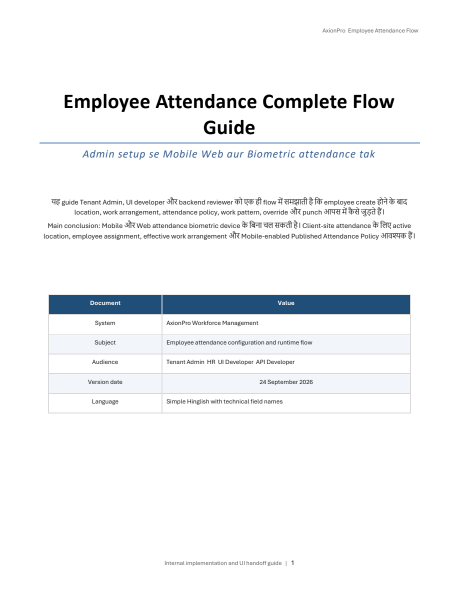
#> input picture docs/generated/attendance-flow-render-v2/page-1.png, 918 x 1188 px (shown at 1/2 size); its folder holds only this picture in this run
$ python contact.py
#> lines starting #> are read from the running program, lines starting #| are printed output that depends on the picture
from PIL import Image,ImageDraw
from pathlib import Path
p=Path(r'C:\AxionProCodeBase\QuecksilberTechnologies\docs\generated\attendance-flow-render-v2')
files=sorted(p.glob('page-*.png'),key=lambda x:int(x.stem.split('-')[1])); cells=[]
for i,f in enumerate(files,1):
 im=Image.open(f).convert('RGB'); im.thumbnail((360,510)); c=Image.new('RGB',(380,550),'white'); c.paste(im,((380-im.width)//2,25)); ImageDraw.Draw(c).text((10,5),f'Page {i}',fill='black'); cells.append(c)
#> further down, im is the input picture: PIL image 918x1188 RGB; mean R, G, B 243.3, 244.8, 246.2
#> after `im.thumbnail((360, 510))`:
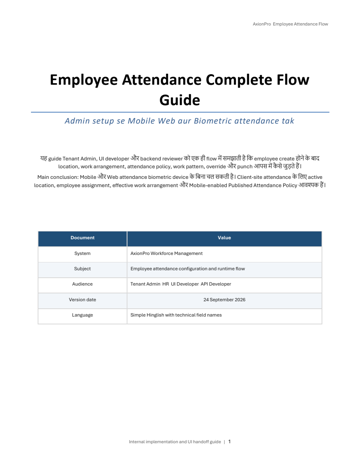
#> im: PIL image 360x466 RGB; mean R, G, B 243.2, 244.7, 246.1
#> after `c = Image.new('RGB', (380, 550), 'white')`: c: PIL image 380x550 RGB; every value is 255
#> after `c.paste(im, ((380 - im.width) // 2, 25))`:
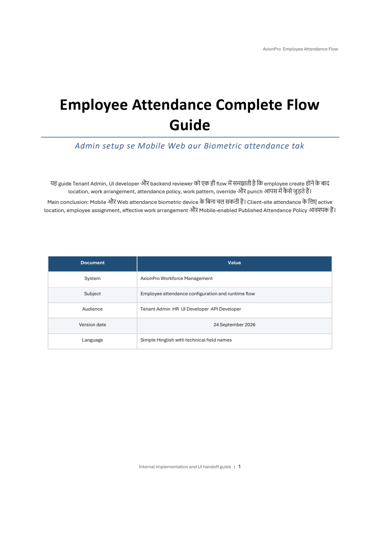
#> c: PIL image 380x550 RGB; mean R, G, B 245.5, 246.7, 247.9
out=Image.new('RGB',(1140,2200),(220,220,220))
#> out: PIL image 1140x2200 RGB; every value is 220
for i,c in enumerate(cells): out.paste(c,((i%3)*380,(i//3)*550))
#> this loop made 1 pass
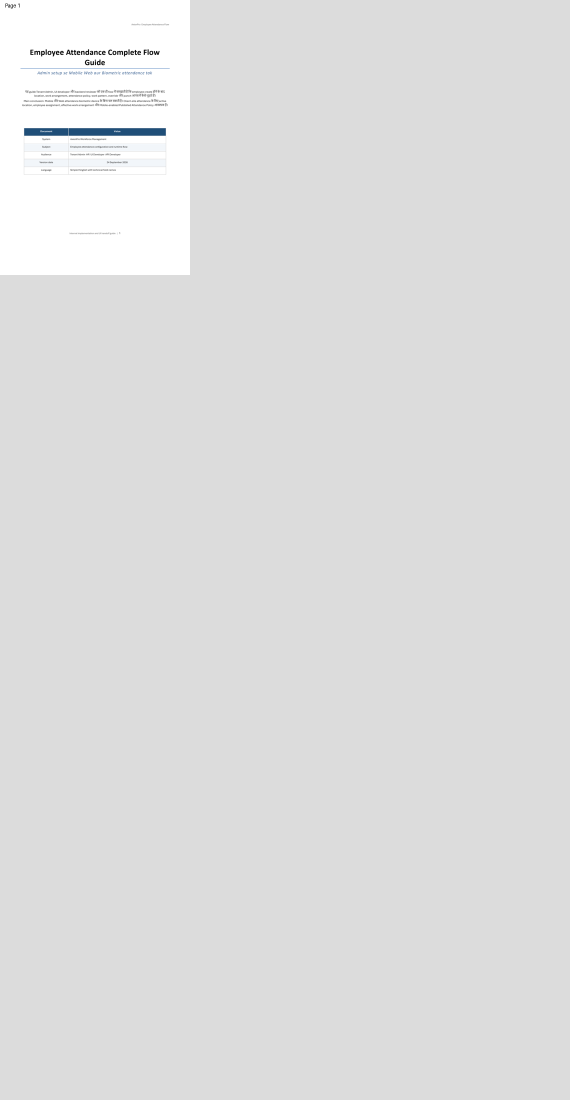
#> out: PIL image 1140x2200 RGB (shown at 1/2 size); mean R, G, B 222.1, 222.2, 222.3
out.save(p/'contact-sheet.png')

$ run again, on docs/generated/attendance-flow-render-v2/page-2.png
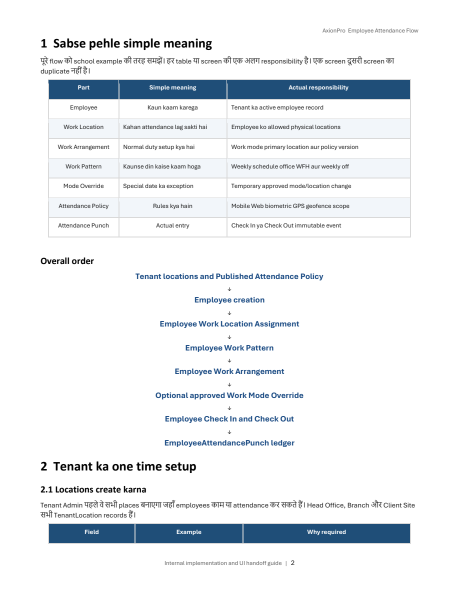
#> input picture docs/generated/attendance-flow-render-v2/page-2.png, 918 x 1188 px (shown at 1/2 size)
#> im is the input picture: PIL image 918x1188 RGB; mean R, G, B 236.5, 239.5, 242.3
#> im: PIL image 360x466 RGB
#> c: PIL image 380x550 RGB; every value is 255
#> `c.paste(im, ((380 - im.width) // 2, 25))`:
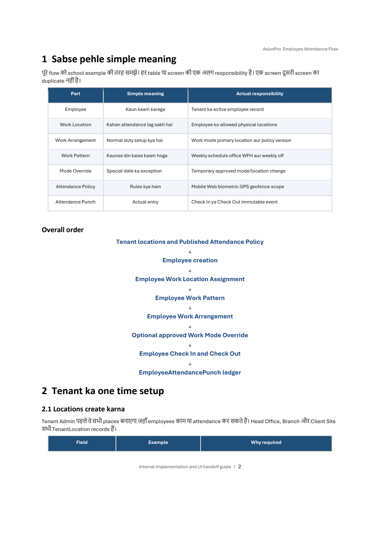
#> c: PIL image 380x550 RGB; mean R, G, B 240, 242.4, 244.7
#> the loop `for i,c in enumerate(cells): out.paste(c,((i%3)*380,(i//3)*550))` made 1 pass
#> after the loop `for i,c in enumerate(cells): out.paste(c,((i%3)*380,(i//3)*550))`:
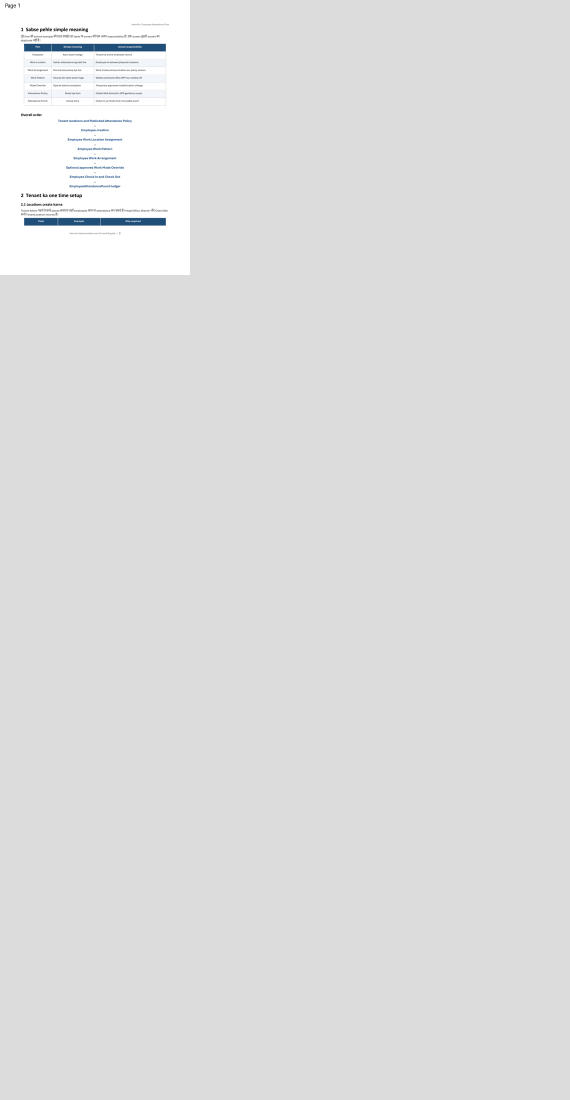
#> out: PIL image 1140x2200 RGB (shown at 1/2 size); mean R, G, B 221.7, 221.9, 222

$ run again, on docs/generated/attendance-flow-render-v2/page-3.png
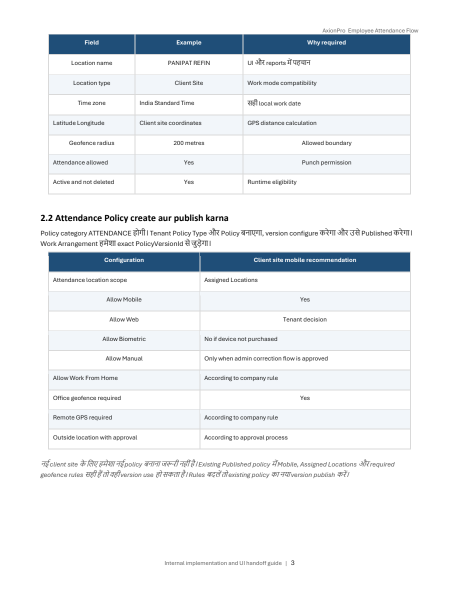
#> input picture docs/generated/attendance-flow-render-v2/page-3.png, 918 x 1188 px (shown at 1/2 size)
#> im is the input picture: PIL image 918x1188 RGB; mean R, G, B 236.8, 239.8, 242.5
#> im: PIL image 360x466 RGB
#> c: PIL image 380x550 RGB; every value is 255
#> `c.paste(im, ((380 - im.width) // 2, 25))`:
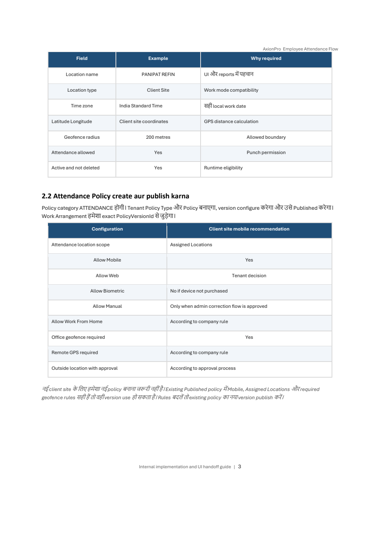
#> c: PIL image 380x550 RGB; mean R, G, B 240.3, 242.7, 244.9
#> the loop `for i,c in enumerate(cells): out.paste(c,((i%3)*380,(i//3)*550))` made 1 pass
#> after the loop `for i,c in enumerate(cells): out.paste(c,((i%3)*380,(i//3)*550))`:
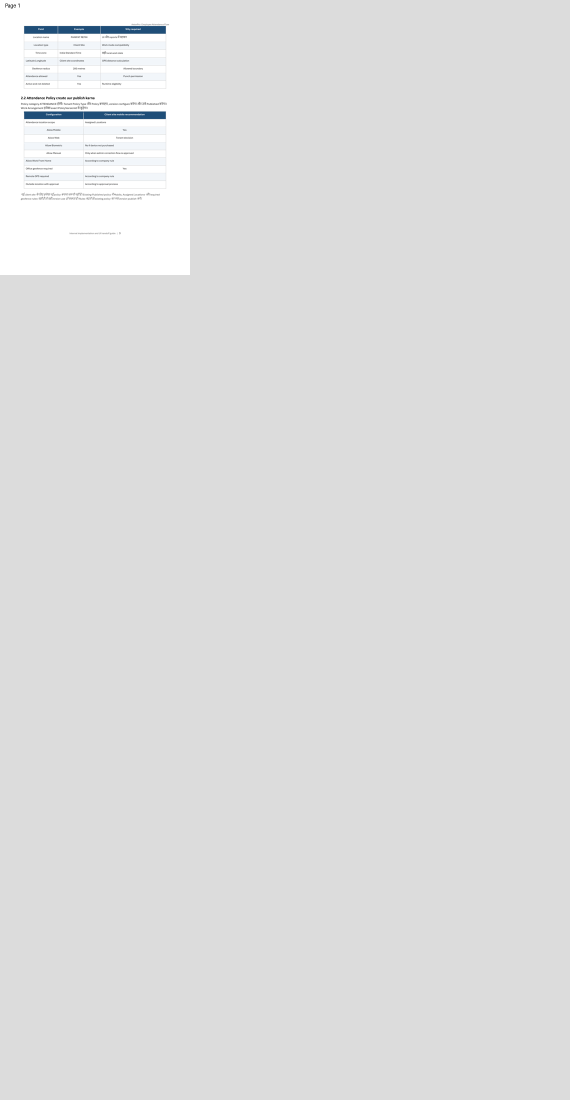
#> out: PIL image 1140x2200 RGB (shown at 1/2 size); mean R, G, B 221.7, 221.9, 222.1

$ run again, on docs/generated/attendance-flow-render-v2/page-4.png
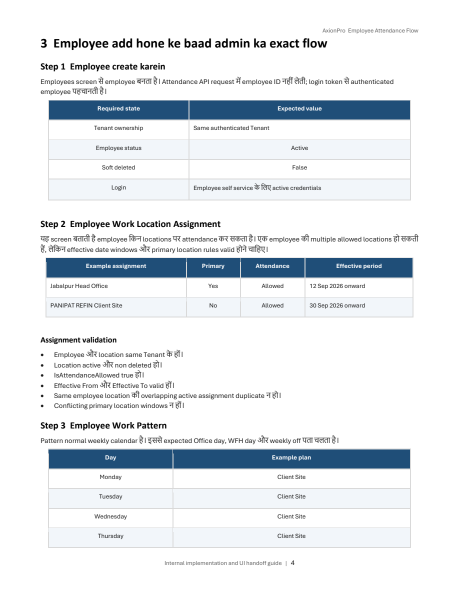
#> input picture docs/generated/attendance-flow-render-v2/page-4.png, 918 x 1188 px (shown at 1/2 size)
#> im is the input picture: PIL image 918x1188 RGB; mean R, G, B 230.2, 234.2, 237.8
#> im: PIL image 360x466 RGB
#> c: PIL image 380x550 RGB; every value is 255
#> `c.paste(im, ((380 - im.width) // 2, 25))`:
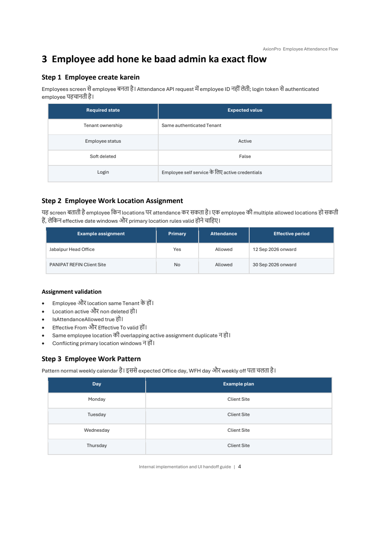
#> c: PIL image 380x550 RGB; mean R, G, B 234.9, 238.1, 241
#> the loop `for i,c in enumerate(cells): out.paste(c,((i%3)*380,(i//3)*550))` made 1 pass
#> after the loop `for i,c in enumerate(cells): out.paste(c,((i%3)*380,(i//3)*550))`:
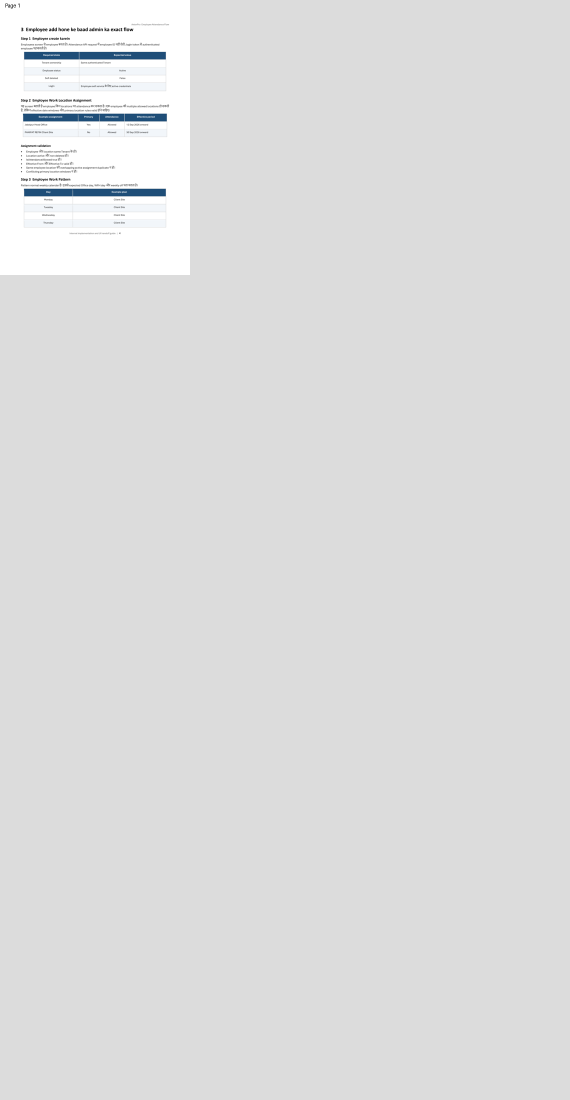
#> out: PIL image 1140x2200 RGB (shown at 1/2 size); mean R, G, B 221.2, 221.5, 221.7

$ run again, on docs/generated/attendance-flow-render-v2/page-10.png
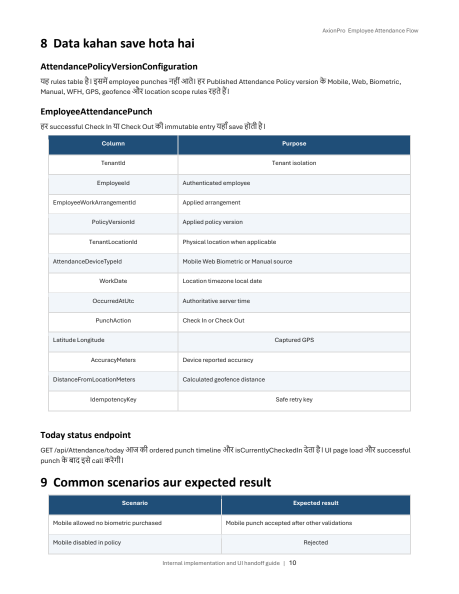
#> input picture docs/generated/attendance-flow-render-v2/page-10.png, 918 x 1188 px (shown at 1/2 size)
#> im is the input picture: PIL image 918x1188 RGB; mean R, G, B 235.2, 238.2, 240.9
#> im: PIL image 360x466 RGB
#> c: PIL image 380x550 RGB; every value is 255
#> `c.paste(im, ((380 - im.width) // 2, 25))`:
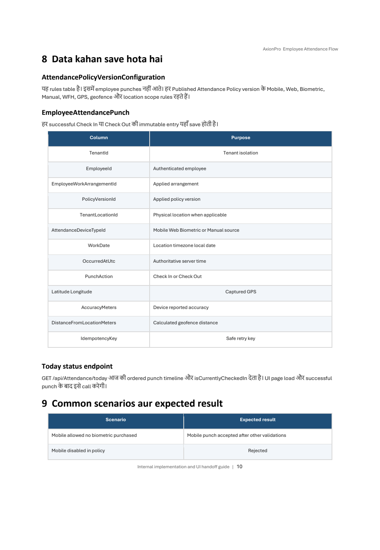
#> c: PIL image 380x550 RGB; mean R, G, B 239, 241.4, 243.6
#> the loop `for i,c in enumerate(cells): out.paste(c,((i%3)*380,(i//3)*550))` made 1 pass
#> after the loop `for i,c in enumerate(cells): out.paste(c,((i%3)*380,(i//3)*550))`:
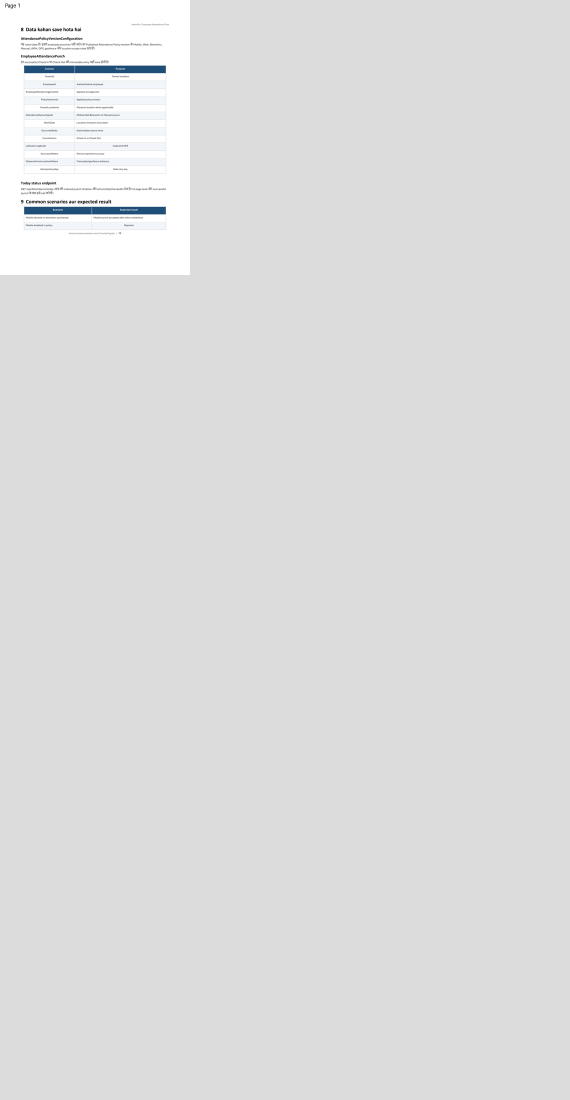
#> out: PIL image 1140x2200 RGB (shown at 1/2 size); mean R, G, B 221.6, 221.8, 222
